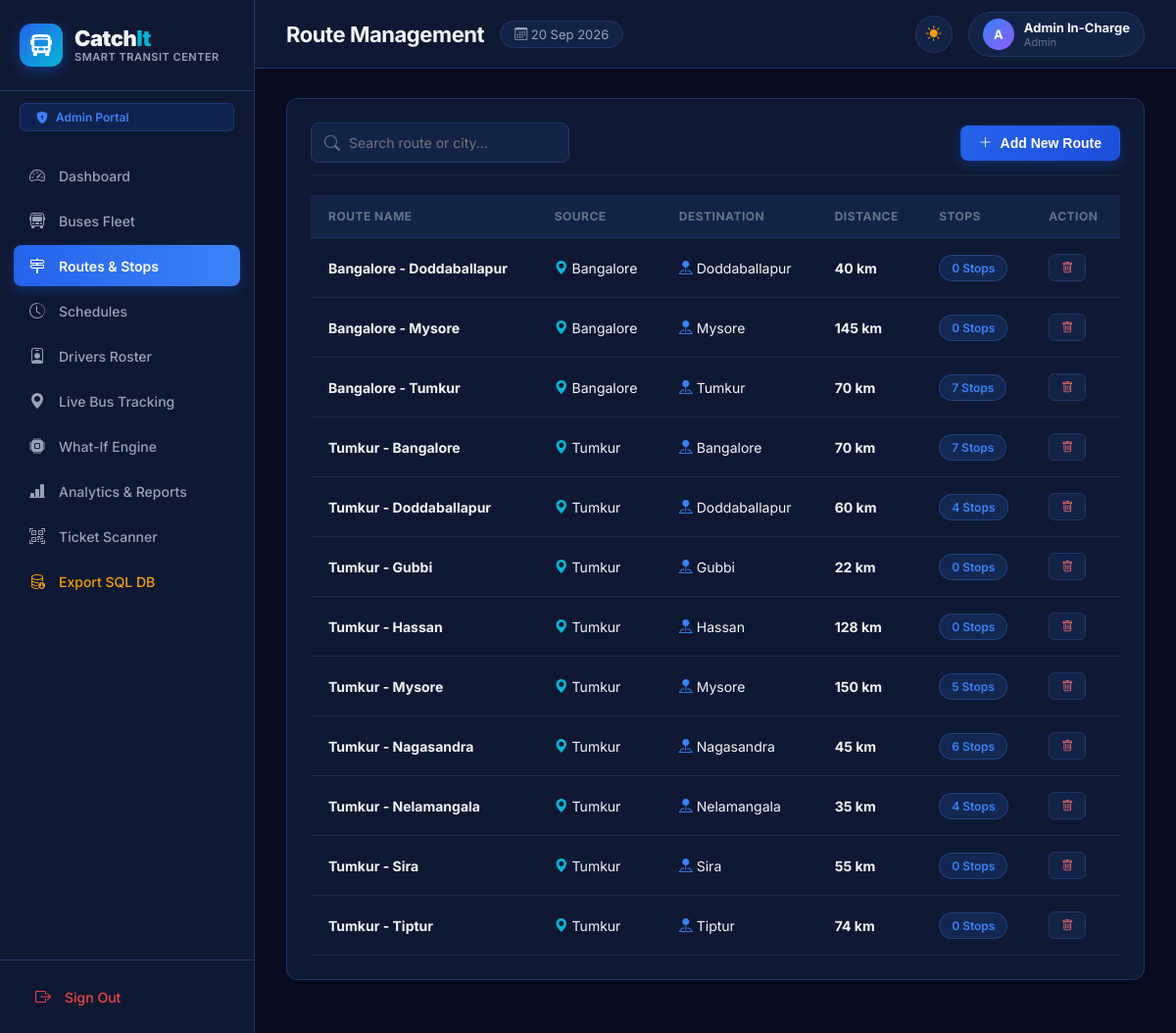
Screenshot of /admin/routes (signed in) with the database file from the repository.
### tables this page shows
CREATE TABLE routes (
        route_id INTEGER PRIMARY KEY AUTOINCREMENT,
        route_name TEXT NOT NULL,
        source TEXT NOT NULL,
        destination TEXT NOT NULL,
        distance_km INTEGER NOT NULL,
        base_fare REAL NOT NULL DEFAULT 80.0
    );

### app.py (the view)
@app.route('/admin/routes')
@role_required('admin')
def admin_routes():
    conn = get_db()
    cursor = conn.cursor()
    cursor.execute("""
    SELECT r.*, COUNT(s.stop_id) AS stops_count
    FROM routes r
    LEFT JOIN stops s ON r.route_id = s.route_id
    GROUP BY r.route_id
    ORDER BY r.route_name ASC
    """)
    routes = cursor.fetchall()
    conn.close()
    return render_template('admin_routes.html', routes=routes)

### app.py (called while the page is built, shortened)
def role_required(*allowed_roles):
    def decorator(f):
        @wraps(f)
        def decorated_function(*args, **kwargs):
            if 'user_id' not in session:
                flash('Please log in first.', 'warning')
                return redirect(url_for('login'))
            return f(*args, **kwargs)
        return decorated_function
    return decorator

@app.context_processor
def inject_user():
    return {
        'current_user': {
            'id': session.get('user_id'),
            'name': session.get('name', 'Guest'),
            'email': session.get('email'),
            'role': session.get('role'),
            'license_number': session.get('license_number')
        },
        'today_date': datetime.now().strftime("%d %b %Y"),
        'today_iso': date.today().isoformat()
    }

### models.py (called while the page is built)
def using_mysql():
    return DATABASE_BACKEND == 'mysql'

def dict_factory(cursor, row):
    fields = [col[0] for col in cursor.description]
    return {key: value for key, value in zip(fields, row)}

def get_db():
    if using_mysql():
        _ensure_mysql_database()
        return _mysql_connection()
    conn = sqlite3.connect(DB_PATH)
    conn.row_factory = dict_factory
    conn.execute("PRAGMA foreign_keys = ON")
    return conn

### templates/admin_routes.html (shortened to what this page needs)
{% extends "base.html" %}
{% block page_title %}Route Management{% endblock %}
{% block content %}
<div class="panel">
    <div class="panel-header">
        <div class="search-box">
            <i class="bi bi-search"></i>
            <input type="text" id="route_filter" class="form-control" placeholder="Search route or city..." onkeyup="filterRoutes()">
        </div>
        <button class="btn btn-primary" onclick="openModal('addRouteModal')">
            <i class="bi bi-plus-lg"></i> Add New Route
        </button>
    </div>
    <div class="table-responsive">
        <table class="custom-table" id="routes_table">
            <thead>
                <tr>
                    <th>Route Name</th>
                    <th>Source</th>
                    <th>Destination</th>
                    <th>Distance</th>
                    <th>Stops</th>
                    <th>Action</th>
                </tr>
            </thead>
            <tbody>
                {% for r in routes %}
                <tr>
                    <td><strong>{{ r.route_name }}</strong></td>
                    <td><i class="bi bi-geo-alt-fill" style="color: var(--accent-cyan);"></i> {{ r.source }}</td>
                    <td><i class="bi bi-pin-map-fill" style="color: var(--primary-light);"></i> {{ r.destination }}</td>
                    <td><span style="font-weight: 700;">{{ r.distance_km }} km</span></td>
                    <td><span class="badge badge-notstarted">{{ r.stops_count }} Stops</span></td>
                    <td>
                        <button class="btn btn-secondary btn-sm" style="color: #F87171;" onclick="deleteRoute({{ r.route_id }})">
                            <i class="bi bi-trash"></i>
                        </button>
                    </td>
                </tr>
                {% endfor %}
            </tbody>
        </table>
    </div>
</div>
{% endblock %}

### static/css/style.css (style rules this page uses)
:root, [data-theme="dark"] { --bg-dark: #070D1E; --bg-surface: #0E1833; --bg-card: #132247; --bg-hover: #1A2D5C; --border-color: #213668; --border-light: rgba(255, 255, 255, 0.08); --primary: #2563EB; --primary-light: #3B82F6; --accent-cyan: #06B6D4; --accent-indigo: #6366F1; --accent-gold: #F59E0B; --text-main: #F1F5F9; --text-muted: #94A3B8; --text-dim: #64748B; --status-ontime: #10B981; --status-delayed: #F59E0B; --status-cancelled: #EF4444; --status-notstarted: #3B82F6; --seat-available: #1E293B; --seat-available-border: #3B82F6; --seat-booked: #334155; --seat-selected: #2563EB; --font-sans: 'Inter', system-ui, -apple-system, BlinkMacSystemFont, "Segoe UI", Roboto, sans-serif; }
* { box-sizing: border-box; margin: 0; padding: 0; transition: background-color 0.25s ease, border-color 0.25s ease, color 0.2s ease; }
body { font-family: var(--font-sans); background-color: var(--bg-dark); color: var(--text-main); min-height: 100vh; display: flex; flex-direction: column; overflow-x: hidden; }
.panel { background: var(--bg-surface); border: 1px solid var(--border-color); border-radius: 12px; padding: 24px; margin-bottom: 24px; }
.panel-header { display: flex; justify-content: space-between; align-items: center; margin-bottom: 20px; padding-bottom: 12px; border-bottom: 1px solid var(--border-light); }
.table-responsive { width: 100%; overflow-x: auto; }
.custom-table { width: 100%; border-collapse: separate; border-spacing: 0; font-size: 14px; }
.custom-table th { background: var(--bg-card); color: var(--text-dim); font-size: 12px; font-weight: 700; text-transform: uppercase; letter-spacing: 0.5px; padding: 14px 18px; text-align: left; border-bottom: 1px solid var(--border-color); }
.custom-table td { padding: 16px 18px; color: var(--text-main); border-bottom: 1px solid var(--border-light); vertical-align: middle; }
.badge { display: inline-flex; align-items: center; gap: 6px; padding: 5px 12px; border-radius: 20px; font-size: 12px; font-weight: 600; }
.badge-notstarted { background: rgba(59, 130, 246, 0.15); color: var(--status-notstarted); border: 1px solid rgba(59, 130, 246, 0.3); }
.btn { display: inline-flex; align-items: center; justify-content: center; gap: 8px; padding: 9px 18px; border-radius: 8px; font-size: 14px; font-weight: 600; cursor: pointer; border: 1px solid transparent; transition: all 0.2s ease; }
.btn-primary { background: linear-gradient(135deg, #2563EB, #1D4ED8); color: #FFFFFF; box-shadow: 0 4px 12px rgba(37, 99, 235, 0.3); }
.btn-secondary { background: var(--bg-card); border: 1px solid var(--border-color); color: var(--text-main); }
.btn-sm { padding: 6px 12px; font-size: 12px; border-radius: 6px; }
.form-control { width: 100%; padding: 11px 14px; background: var(--bg-card); border: 1px solid var(--border-color); border-radius: 8px; color: var(--text-main); font-size: 14px; font-family: inherit; }
.search-box { position: relative; max-width: 320px; }
.search-box input { padding-left: 38px; }
.search-box i { position: absolute; left: 14px; top: 50%; transform: translateY(-50%); color: var(--text-dim); }

### rows the page displays
routes: route_name "Bangalore - Doddaballapur", source "Bangalore", destination "Doddaballapur", distance_km "40", stops_count "0"
routes: route_name "Bangalore - Mysore", source "Bangalore", destination "Mysore", distance_km "145", stops_count "0"
routes: route_name "Bangalore - Tumkur", source "Bangalore", destination "Tumkur", distance_km "70", stops_count "7"
routes: route_name "Tumkur - Bangalore", source "Tumkur", destination "Bangalore", distance_km "70", stops_count "7"
routes: route_name "Tumkur - Doddaballapur", source "Tumkur", destination "Doddaballapur", distance_km "60", stops_count "4"
routes: route_name "Tumkur - Gubbi", source "Tumkur", destination "Gubbi", distance_km "22", stops_count "0"
routes: route_name "Tumkur - Hassan", source "Tumkur", destination "Hassan", distance_km "128", stops_count "0"
routes: route_name "Tumkur - Mysore", source "Tumkur", destination "Mysore", distance_km "150", stops_count "5"
routes: route_name "Tumkur - Nagasandra", source "Tumkur", destination "Nagasandra", distance_km "45", stops_count "6"
routes: route_name "Tumkur - Nelamangala", source "Tumkur", destination "Nelamangala", distance_km "35", stops_count "4"
routes: route_name "Tumkur - Sira", source "Tumkur", destination "Sira", distance_km "55", stops_count "0"
routes: route_name "Tumkur - Tiptur", source "Tumkur", destination "Tiptur", distance_km "74", stops_count "0"

### other values shown
{{ current_user.role|title }} "Admin"
{{ current_user.name[0] }} "A"
{{ current_user.name }} "Admin In-Charge"
